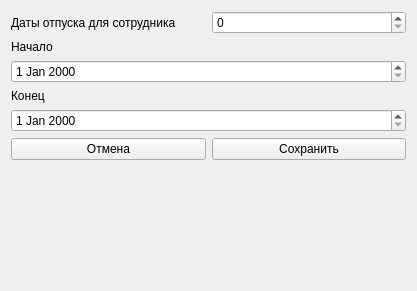
<?xml version="1.0" encoding="UTF-8"?>
<ui version="4.0">
 <class>Vacations</class>
 <widget class="QWidget" name="Vacations">
  <property name="geometry">
   <rect>
    <x>0</x>
    <y>0</y>
    <width>417</width>
    <height>291</height>
   </rect>
  </property>
  <property name="windowTitle">
   <string>Даты отпуска</string>
  </property>
  <layout class="QVBoxLayout" name="verticalLayout">
   <item>
    <layout class="QHBoxLayout" name="horizontalLayout">
     <item>
      <widget class="QLabel" name="label">
       <property name="text">
        <string>Даты отпуска для сотрудника</string>
       </property>
      </widget>
     </item>
     <item>
      <widget class="QSpinBox" name="id"/>
     </item>
    </layout>
   </item>
   <item>
    <widget class="QLabel" name="label_2">
     <property name="text">
      <string>Начало</string>
     </property>
    </widget>
   </item>
   <item>
    <widget class="QDateEdit" name="start"/>
   </item>
   <item>
    <widget class="QLabel" name="label_3">
     <property name="text">
      <string>Конец</string>
     </property>
    </widget>
   </item>
   <item>
    <widget class="QDateEdit" name="end"/>
   </item>
   <item>
    <layout class="QHBoxLayout" name="horizontalLayout_2">
     <item>
      <widget class="QPushButton" name="cancelButton">
       <property name="text">
        <string>Отмена</string>
       </property>
      </widget>
     </item>
     <item>
      <widget class="QPushButton" name="saveButton">
       <property name="text">
        <string>Сохранить</string>
       </property>
      </widget>
     </item>
    </layout>
   </item>
   <item>
    <spacer name="verticalSpacer">
     <property name="orientation">
      <enum>Qt::Vertical</enum>
     </property>
     <property name="sizeHint" stdset="0">
      <size>
       <width>20</width>
       <height>40</height>
      </size>
     </property>
    </spacer>
   </item>
  </layout>
 </widget>
 <resources/>
 <connections/>
</ui>
